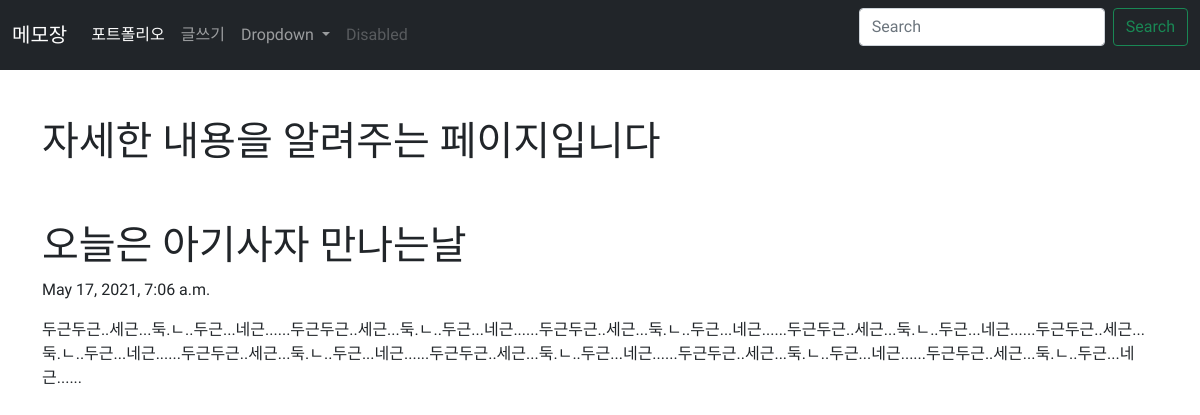
The app's page /blog/6 with its own data.
### blogapp/models.py (models this page shows, shortened)
class Blog(models.Model):
    title = models.CharField(max_length=200)
    pub_date = models.DateTimeField('date published')
    body = models.TextField()

### blogapp/views.py (the view)
# urls.py: path('<int:blog_id>', views.detail, name="detail"),
def detail(request, blog_id):
    details = get_object_or_404(Blog, pk=blog_id)
    return render(request, 'detail.html', {'details':details})

### blogapp/templates/detail.html
{% extends 'base.html' %}
{% block contents %}
<div class="container">
    <br><br>
    <h1>자세한 내용을 알려주는 페이지입니다</h1>
    <br><br>
    <h1>{{details.title}}</h1>
    <p>{{details.pub_date}}</p>
    <p>{{details.body}}</p>
</div>
{% endblock %}

### blogproject/templates/base.html (style rules this page uses)
body, h1, h2, h3, h4, h5, h6, p, span { font-family: 'Nanum Myeongjo', serif; }

### records on screen
Blog: title "오늘은 아기사자 만나는날", pub_date "May 17, 2021, 7:06 a.m.", body "두근두근..세근...둑.ㄴ..두근...네근......두근두근..세근...둑.ㄴ..두근...네근......두근두근..세근...둑.ㄴ..두근...네근......두근두근..세근...둑.ㄴ..두근...네근......두근두근..세근...둑.ㄴ..두근...네근......두근두근..세근...둑.ㄴ..두근...네근......두근두근..세근...둑.ㄴ..두근...네근......두근두근..세근...둑.ㄴ..두근...네근......두근두근..세근...둑.ㄴ..두근...네근......"
